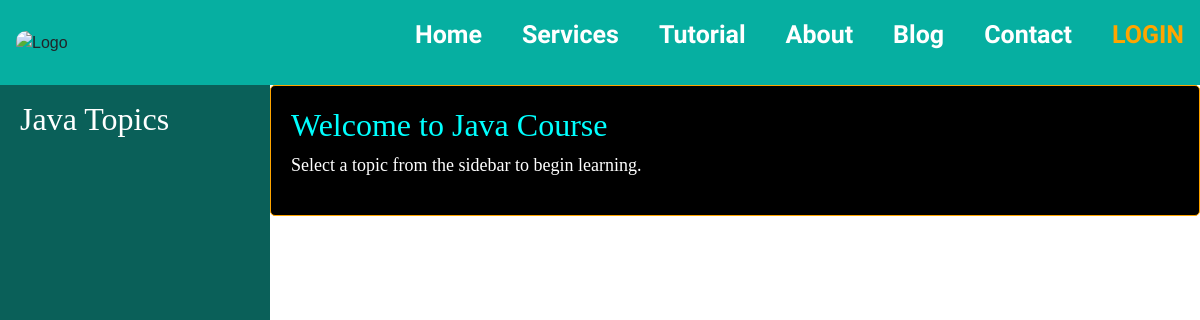
Before: /java-topics/ with the older database file.
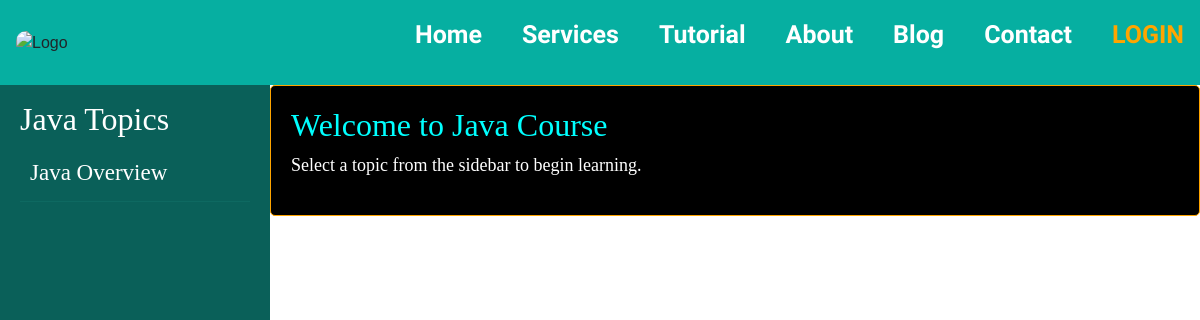
After: the same page with the newer database file.
### Mywebapp/models.py (models this page shows, shortened)
class JavaTopic(models.Model):
    title = models.CharField(max_length=200)
    subtitle1 = models.CharField(max_length=200, blank=True, null=True)
    content1 = models.TextField(blank=True, null=True)
    content2 = models.TextField(blank=True, null=True)
    content3 = models.TextField(blank=True, null=True)
    content4 = models.TextField(blank=True, null=True)
    content5 = models.TextField(blank=True, null=True)

### Mywebapp/views.py (the view)
# urls.py: path('java-topics/', java_topic_list, name='java_topic_list'),
def java_topic_list(request):
    topics = JavaTopic.objects.all()
    return render(request, 'java.html', {'topics': topics})

### Mywebapp/Templates/Java.html (shortened to what this page needs)
{% load static %}
<!DOCTYPE html>
<html lang="en">
<head>
    <link href="https://cdn.jsdelivr.net/npm/bootstrap@5.3.2/dist/css/bootstrap.min.css" rel="stylesheet">
</head>
<body>
    <nav class="navbar">
        <div class="logo"><img src="{% static 'Images/Stec.png' %}" alt="Logo"></div>
        <ul class="nav-links" id="navLinks">
            <li><a href="/home/">Home</a></li>
            <li><a href="/Service/">Services</a></li>
            <li><a href="/program/">Tutorial</a></li>
            <li><a href="/About/">About</a></li>
            <li><a href="/blog/">Blog</a></li>
            <li><a href="/contact/">Contact</a></li>
            <li><a href="/Login1/" class="login">LOGIN</a></li>
        </ul>
    </nav>
    <div class="sidebar" id="sidebar">
        <h2>Java Topics</h2>
        {% for topic in topics %}
            <a href="#" onclick="loadContent('{{ topic.id }}'); return false;">{{ topic.title }}</a>
        {% endfor %}
    </div>
    <div class="content" id="mainContent">
        <h2>Welcome to Java Course</h2>
        <p>Select a topic from the sidebar to begin learning.</p>
    </div>
</body>
</html>

Changed rows visible on the page:
added JavaTopic: title "Java Overview"
